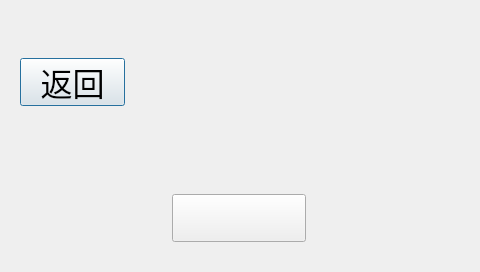
<?xml version="1.0" encoding="UTF-8"?>
<ui version="4.0">
 <class>SystemUpdateDialog</class>
 <widget class="QDialog" name="SystemUpdateDialog">
  <property name="geometry">
   <rect>
    <x>0</x>
    <y>0</y>
    <width>480</width>
    <height>272</height>
   </rect>
  </property>
  <property name="windowTitle">
   <string>Dialog</string>
  </property>
  <widget class="QPushButton" name="ReturnButton">
   <property name="geometry">
    <rect>
     <x>20</x>
     <y>58</y>
     <width>105</width>
     <height>48</height>
    </rect>
   </property>
   <property name="font">
    <font>
     <pointsize>24</pointsize>
    </font>
   </property>
   <property name="styleSheet">
    <string notr="true">background-image: url(:/new/picture/setting_interface/Rectangle 252.png);</string>
   </property>
   <property name="text">
    <string>返回</string>
   </property>
   <property name="icon">
    <iconset resource="picture.qrc">
     <normaloff>:/new/picture/setting_interface/return.png</normaloff>:/new/picture/setting_interface/return.png</iconset>
   </property>
   <property name="iconSize">
    <size>
     <width>21</width>
     <height>14</height>
    </size>
   </property>
  </widget>
  <widget class="QLabel" name="sysupdate_label">
   <property name="geometry">
    <rect>
     <x>170</x>
     <y>10</y>
     <width>141</width>
     <height>39</height>
    </rect>
   </property>
   <property name="text">
    <string/>
   </property>
   <property name="pixmap">
    <pixmap resource="picture.qrc">:/new/picture/setting_interface/sysupdate.png</pixmap>
   </property>
   <property name="scaledContents">
    <bool>false</bool>
   </property>
  </widget>
  <widget class="QPushButton" name="pushButton">
   <property name="geometry">
    <rect>
     <x>172</x>
     <y>194</y>
     <width>134</width>
     <height>48</height>
    </rect>
   </property>
   <property name="text">
    <string/>
   </property>
  </widget>
  <widget class="QLabel" name="textlabel">
   <property name="geometry">
    <rect>
     <x>99</x>
     <y>137</y>
     <width>171</width>
     <height>39</height>
    </rect>
   </property>
   <property name="layoutDirection">
    <enum>Qt::LeftToRight</enum>
   </property>
   <property name="styleSheet">
    <string notr="true"/>
   </property>
   <property name="text">
    <string/>
   </property>
   <property name="scaledContents">
    <bool>false</bool>
   </property>
   <property name="alignment">
    <set>Qt::AlignLeading|Qt::AlignLeft|Qt::AlignVCenter</set>
   </property>
  </widget>
  <widget class="QLabel" name="updating_label">
   <property name="geometry">
    <rect>
     <x>270</x>
     <y>137</y>
     <width>149</width>
     <height>39</height>
    </rect>
   </property>
   <property name="text">
    <string/>
   </property>
  </widget>
  <widget class="QLabel" name="label">
   <property name="geometry">
    <rect>
     <x>99</x>
     <y>137</y>
     <width>38</width>
     <height>38</height>
    </rect>
   </property>
   <property name="text">
    <string/>
   </property>
   <property name="pixmap">
    <pixmap resource="picture.qrc">:/new/picture/setting_interface/Vector5.png</pixmap>
   </property>
   <property name="scaledContents">
    <bool>true</bool>
   </property>
  </widget>
 </widget>
 <resources>
  <include location="picture.qrc"/>
 </resources>
 <connections>
  <connection>
   <sender>ReturnButton</sender>
   <signal>clicked()</signal>
   <receiver>SystemUpdateDialog</receiver>
   <slot>close()</slot>
   <hints>
    <hint type="sourcelabel">
     <x>72</x>
     <y>81</y>
    </hint>
    <hint type="destinationlabel">
     <x>239</x>
     <y>135</y>
    </hint>
   </hints>
  </connection>
 </connections>
</ui>
